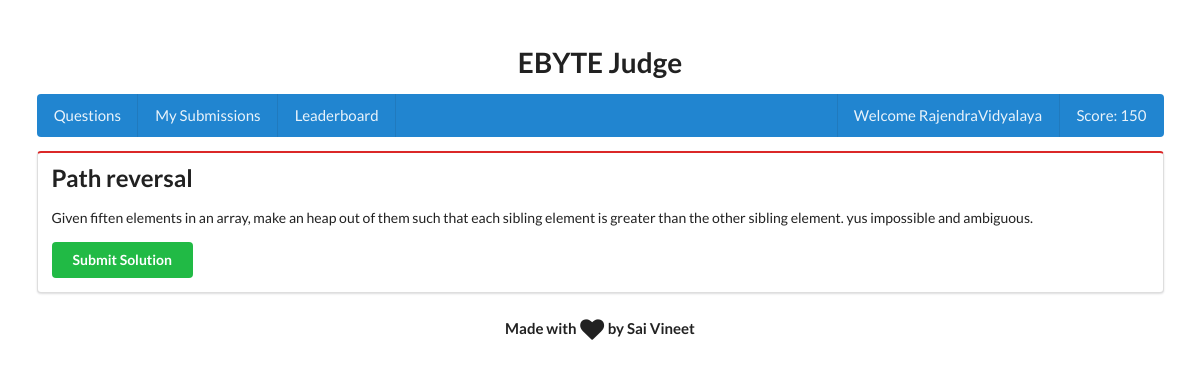
The page /main/1/ (signed in) on the database its author committed.
### main/models.py (models this page shows)
class Participant(models.Model):
    user = models.OneToOneField(User)
    score = models.IntegerField()

class Question(models.Model):
    question_title = models.CharField(max_length=512)
    question_desc = models.TextField()
    input_data = models.TextField()
    expected_output = models.TextField()

### main/views.py (the view)
# urls.py: url(r'(?P<question_id>[0-9]+)/$', views.detail, name="detail"),
@login_required
def detail(request, question_id):
    q = get_object_or_404(Question, pk=question_id)
    return render(request, 'main/detail.html', {'question': q})

### main/templates/main/detail.html (shortened to what this page needs)
{% extends "base.html" %}
{% block content %}
    <h2 class="ui header">
        {{ question.question_title }}
    </h2>
    <p>
        {{ question.question_desc }}
    </p>
    <a href="/main/{{question.id}}/submit" class="ui green button">
        Submit Solution
    </a>
{% endblock %}

### main/templates/base.html (shortened to what this page needs)
<!DOCTYPE html>
<html lang="en">
<head>
    <link rel="stylesheet" href="https://cdnjs.cloudflare.com/ajax/libs/semantic-ui/2.1.4/semantic.min.css">
</head>
<body>
    <div class="ui grid container">
        <div class="column">
            <br>
            <h1 class="ui centered huge header">
                EBYTE Judge
            </h1>
            <div class="ui blue inverted large menu">
                <a href="/main/" class="item">
                    Questions
                </a>
                <a href="/main/submissions" class="item">
                    My Submissions
                </a>
                <a href="/main/leaderboard" class="item">
                    Leaderboard
                </a>
                <div class="right menu">
                    <div class="item">
                        Welcome {{ request.user.username }}
                    </div>
                    {% if request.user.participant %}
                        <div class="item">
                            Score: {{ request.user.participant.score }}
                        </div>
                    {% endif %}
                </div>
            </div>
            <div class="ui red segment">
                {% block content %}
                {% endblock %}
            </div>
        </div>
    </div>
    <div class="ui small centered header">
        Made with <i class="small heart icon" style="display: inline; margin:0;"></i> by Sai Vineet
    </div>
</body>
</html>

### rows shown on the page
Question: question_title "Path reversal", question_desc "Given fiften elements in an array, make an heap out of them such that each sibling element is greater than the other sibling element. yus impossible and ambiguous."

### other values the page prints
{{ request.user.username }} "RajendraVidyalaya"
{{ request.user.participant.score }} "150"
